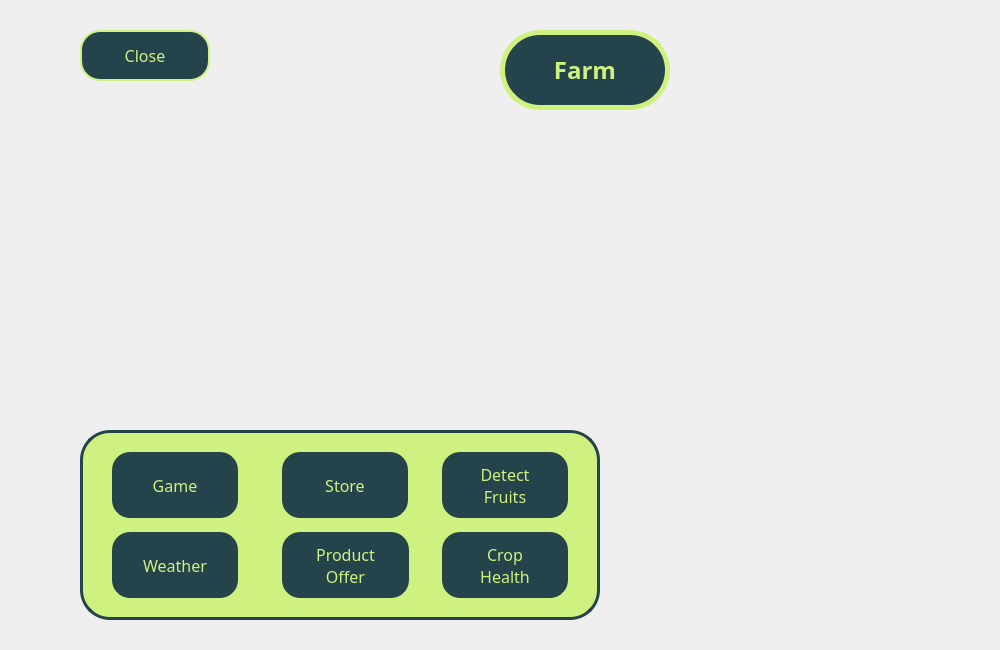
<?xml version="1.0" encoding="UTF-8"?>
<ui version="4.0">
 <class>MainWindow</class>
 <widget class="QMainWindow" name="MainWindow">
  <property name="geometry">
   <rect>
    <x>0</x>
    <y>0</y>
    <width>1000</width>
    <height>650</height>
   </rect>
  </property>
  <property name="windowTitle">
   <string>MainWindow</string>
  </property>
  <widget class="QWidget" name="centralwidget">
   <widget class="QLabel" name="label">
    <property name="geometry">
     <rect>
      <x>-10</x>
      <y>0</y>
      <width>1010</width>
      <height>660</height>
     </rect>
    </property>
    <property name="text">
     <string/>
    </property>
    <property name="pixmap">
     <pixmap>img&amp;icons/depositphotos_100265018-stock-illustration-farm-field-vector-illustration2.jpg</pixmap>
    </property>
    <property name="scaledContents">
     <bool>true</bool>
    </property>
   </widget>
   <widget class="QLabel" name="label_2">
    <property name="geometry">
     <rect>
      <x>500</x>
      <y>30</y>
      <width>170</width>
      <height>80</height>
     </rect>
    </property>
    <property name="font">
     <font>
      <family>Segoe UI Black</family>
      <pointsize>18</pointsize>
      <weight>75</weight>
      <bold>true</bold>
     </font>
    </property>
    <property name="styleSheet">
     <string notr="true">QLabel{
background-color:rgb(37, 67, 75);
color: rgb(207, 241, 127);
border: 5px solid rgb(207, 241, 127);
border-radius:40px
}</string>
    </property>
    <property name="text">
     <string>Farm</string>
    </property>
    <property name="alignment">
     <set>Qt::AlignCenter</set>
    </property>
   </widget>
   <widget class="QLabel" name="label_3">
    <property name="geometry">
     <rect>
      <x>320</x>
      <y>-10</y>
      <width>190</width>
      <height>180</height>
     </rect>
    </property>
    <property name="text">
     <string/>
    </property>
    <property name="pixmap">
     <pixmap>img&amp;icons/745.png</pixmap>
    </property>
    <property name="scaledContents">
     <bool>true</bool>
    </property>
   </widget>
   <widget class="QLabel" name="label_gif2">
    <property name="geometry">
     <rect>
      <x>190</x>
      <y>300</y>
      <width>150</width>
      <height>150</height>
     </rect>
    </property>
    <property name="text">
     <string/>
    </property>
    <property name="pixmap">
     <pixmap>img&amp;icons/giphy.gif</pixmap>
    </property>
    <property name="scaledContents">
     <bool>true</bool>
    </property>
   </widget>
   <widget class="QLabel" name="label_gif3">
    <property name="geometry">
     <rect>
      <x>800</x>
      <y>380</y>
      <width>110</width>
      <height>120</height>
     </rect>
    </property>
    <property name="text">
     <string/>
    </property>
    <property name="pixmap">
     <pixmap>img&amp;icons/flower.gif</pixmap>
    </property>
    <property name="scaledContents">
     <bool>true</bool>
    </property>
   </widget>
   <widget class="QLabel" name="label_gif1">
    <property name="geometry">
     <rect>
      <x>420</x>
      <y>270</y>
      <width>160</width>
      <height>170</height>
     </rect>
    </property>
    <property name="text">
     <string/>
    </property>
    <property name="pixmap">
     <pixmap>img&amp;icons/giphy (3).gif</pixmap>
    </property>
    <property name="scaledContents">
     <bool>true</bool>
    </property>
   </widget>
   <widget class="QPushButton" name="pushButton_close">
    <property name="geometry">
     <rect>
      <x>80</x>
      <y>30</y>
      <width>130</width>
      <height>51</height>
     </rect>
    </property>
    <property name="font">
     <font>
      <family>Noto Sans</family>
      <pointsize>12</pointsize>
     </font>
    </property>
    <property name="styleSheet">
     <string notr="true">QPushButton{
background-color:rgb(37, 67, 75);
color: rgb(207, 241, 127);
border: 2px solid rgb(207, 241, 127);
border-radius:20px;
padding:7px
}

QPushButton:hover{
background-color: rgb(207, 241, 127);
color:rgb(37, 67, 75);
border:2px solid rgb(37, 67, 75);
}</string>
    </property>
    <property name="text">
     <string>Close</string>
    </property>
    <property name="icon">
     <iconset>
      <normaloff>img&amp;icons/door-open-out.png</normaloff>img&amp;icons/door-open-out.png</iconset>
    </property>
   </widget>
   <widget class="QPushButton" name="pushButton_store">
    <property name="geometry">
     <rect>
      <x>280</x>
      <y>450</y>
      <width>130</width>
      <height>70</height>
     </rect>
    </property>
    <property name="font">
     <font>
      <family>Noto Sans</family>
      <pointsize>12</pointsize>
     </font>
    </property>
    <property name="styleSheet">
     <string notr="true">QPushButton{
background-color:rgb(37, 67, 75);
color: rgb(207, 241, 127);
border: 2px solid rgb(207, 241, 127);
border-radius:20px;
padding:7px
}

QPushButton:hover{
background-color: rgb(207, 241, 127);
color:rgb(37, 67, 75);
border:2px solid rgb(37, 67, 75);
}</string>
    </property>
    <property name="text">
     <string>Store</string>
    </property>
    <property name="icon">
     <iconset>
      <normaloff>img&amp;icons/store-label.png</normaloff>img&amp;icons/store-label.png</iconset>
    </property>
   </widget>
   <widget class="QPushButton" name="pushButton_detect_fruit">
    <property name="geometry">
     <rect>
      <x>440</x>
      <y>450</y>
      <width>130</width>
      <height>70</height>
     </rect>
    </property>
    <property name="font">
     <font>
      <family>Noto Sans</family>
      <pointsize>12</pointsize>
     </font>
    </property>
    <property name="styleSheet">
     <string notr="true">QPushButton{
background-color:rgb(37, 67, 75);
color: rgb(207, 241, 127);
border: 2px solid rgb(207, 241, 127);
border-radius:20px;
padding:7px
}

QPushButton:hover{
background-color: rgb(207, 241, 127);
color:rgb(37, 67, 75);
border:2px solid rgb(37, 67, 75);
}</string>
    </property>
    <property name="text">
     <string>Detect
Fruits</string>
    </property>
    <property name="icon">
     <iconset>
      <normaloff>img&amp;icons/fruit.png</normaloff>img&amp;icons/fruit.png</iconset>
    </property>
   </widget>
   <widget class="QPushButton" name="pushButton_agri_recommend">
    <property name="geometry">
     <rect>
      <x>280</x>
      <y>530</y>
      <width>131</width>
      <height>70</height>
     </rect>
    </property>
    <property name="font">
     <font>
      <family>Noto Sans</family>
      <pointsize>12</pointsize>
     </font>
    </property>
    <property name="styleSheet">
     <string notr="true">QPushButton{
background-color:rgb(37, 67, 75);
color: rgb(207, 241, 127);
border: 2px solid rgb(207, 241, 127);
border-radius:20px;
padding:7px
}

QPushButton:hover{
background-color: rgb(207, 241, 127);
color:rgb(37, 67, 75);
border:2px solid rgb(37, 67, 75);
}</string>
    </property>
    <property name="text">
     <string>Product
Offer</string>
    </property>
    <property name="icon">
     <iconset>
      <normaloff>img&amp;icons/organic-product.png</normaloff>img&amp;icons/organic-product.png</iconset>
    </property>
    <property name="flat">
     <bool>false</bool>
    </property>
   </widget>
   <widget class="QPushButton" name="pushButton_crop_health">
    <property name="geometry">
     <rect>
      <x>440</x>
      <y>530</y>
      <width>130</width>
      <height>70</height>
     </rect>
    </property>
    <property name="font">
     <font>
      <family>Noto Sans</family>
      <pointsize>12</pointsize>
     </font>
    </property>
    <property name="styleSheet">
     <string notr="true">QPushButton{
background-color:rgb(37, 67, 75);
color: rgb(207, 241, 127);
border: 2px solid rgb(207, 241, 127);
border-radius:20px;
padding:7px
}

QPushButton:hover{
background-color: rgb(207, 241, 127);
color:rgb(37, 67, 75);
border:2px solid rgb(37, 67, 75);
}</string>
    </property>
    <property name="text">
     <string>Crop
Health</string>
    </property>
    <property name="icon">
     <iconset>
      <normaloff>img&amp;icons/leaf (1).png</normaloff>img&amp;icons/leaf (1).png</iconset>
    </property>
   </widget>
   <widget class="QPushButton" name="pushButton_game">
    <property name="geometry">
     <rect>
      <x>110</x>
      <y>450</y>
      <width>130</width>
      <height>70</height>
     </rect>
    </property>
    <property name="font">
     <font>
      <family>Noto Sans</family>
      <pointsize>12</pointsize>
     </font>
    </property>
    <property name="styleSheet">
     <string notr="true">QPushButton{
background-color:rgb(37, 67, 75);
color: rgb(207, 241, 127);
border: 2px solid rgb(207, 241, 127);
border-radius:20px;
padding:7px
}

QPushButton:hover{
background-color: rgb(207, 241, 127);
color:rgb(37, 67, 75);
border:2px solid rgb(37, 67, 75);
}</string>
    </property>
    <property name="text">
     <string>Game</string>
    </property>
    <property name="icon">
     <iconset>
      <normaloff>img&amp;icons/joystick.png</normaloff>img&amp;icons/joystick.png</iconset>
    </property>
   </widget>
   <widget class="QLabel" name="label_4">
    <property name="geometry">
     <rect>
      <x>80</x>
      <y>430</y>
      <width>520</width>
      <height>190</height>
     </rect>
    </property>
    <property name="font">
     <font>
      <family>Segoe UI Black</family>
      <pointsize>18</pointsize>
      <weight>75</weight>
      <bold>true</bold>
     </font>
    </property>
    <property name="styleSheet">
     <string notr="true">QLabel{
background-color:rgb(207, 241, 127);
color: rgb(207, 241, 127);
border: 3px solid rgb(37, 67, 75);
border-radius:30px
}</string>
    </property>
    <property name="text">
     <string>Farm</string>
    </property>
    <property name="alignment">
     <set>Qt::AlignCenter</set>
    </property>
   </widget>
   <widget class="QPushButton" name="pushButton_weather">
    <property name="geometry">
     <rect>
      <x>110</x>
      <y>530</y>
      <width>130</width>
      <height>70</height>
     </rect>
    </property>
    <property name="font">
     <font>
      <family>Noto Sans</family>
      <pointsize>12</pointsize>
     </font>
    </property>
    <property name="styleSheet">
     <string notr="true">QPushButton{
background-color:rgb(37, 67, 75);
color: rgb(207, 241, 127);
border: 2px solid rgb(207, 241, 127);
border-radius:20px;
padding:7px
}

QPushButton:hover{
background-color: rgb(207, 241, 127);
color:rgb(37, 67, 75);
border:2px solid rgb(37, 67, 75);
}</string>
    </property>
    <property name="text">
     <string>Weather</string>
    </property>
    <property name="icon">
     <iconset>
      <normaloff>img&amp;icons/weather.png</normaloff>img&amp;icons/weather.png</iconset>
    </property>
   </widget>
   <zorder>label</zorder>
   <zorder>label_3</zorder>
   <zorder>label_2</zorder>
   <zorder>label_gif2</zorder>
   <zorder>label_gif3</zorder>
   <zorder>pushButton_close</zorder>
   <zorder>label_gif1</zorder>
   <zorder>label_4</zorder>
   <zorder>pushButton_game</zorder>
   <zorder>pushButton_store</zorder>
   <zorder>pushButton_weather</zorder>
   <zorder>pushButton_agri_recommend</zorder>
   <zorder>pushButton_detect_fruit</zorder>
   <zorder>pushButton_crop_health</zorder>
  </widget>
 </widget>
 <resources/>
 <connections/>
</ui>
